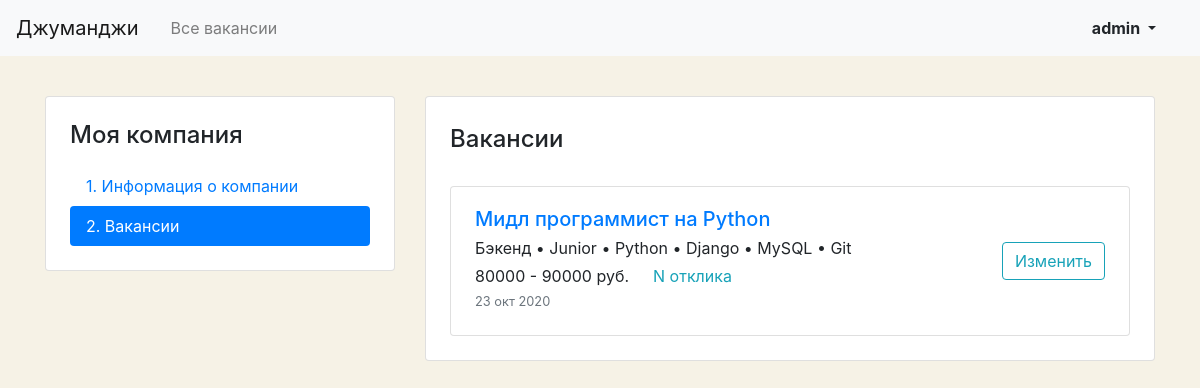
The app's page /mycompany/vacancies (signed in), older data.
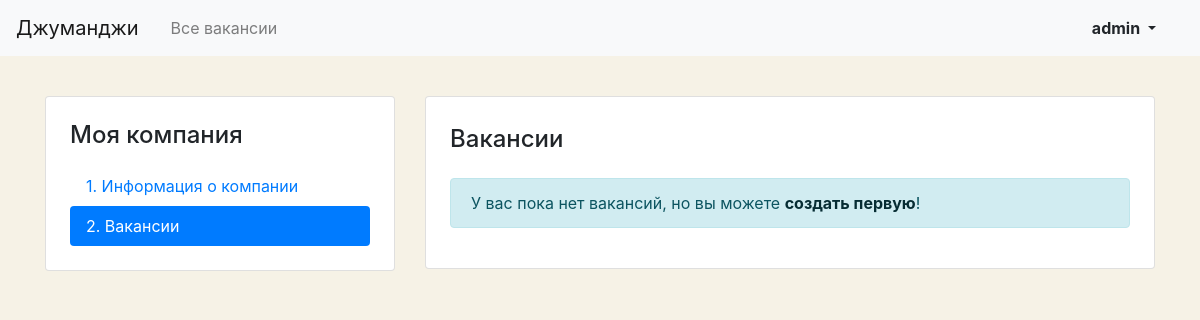
The same page, newer data.
### vacancies/models.py (models this page shows, shortened)
class Vacancy(models.Model):
    title = models.CharField(max_length=100)
    specialty = models.ForeignKey(Specialty, on_delete=models.CASCADE, related_name='vacancies')
    company = models.ForeignKey(Company, on_delete=models.CASCADE, related_name='vacancies')
    skills = models.CharField(max_length=100)
    description = models.TextField(max_length=200)
    salary_min = models.DecimalField(decimal_places=2, max_digits=15)
    salary_max = models.DecimalField(decimal_places=2, max_digits=15)
    published_at = models.DateField(auto_now=True)

class Specialty(models.Model):
    code = models.SlugField(unique=True)
    title = models.CharField(max_length=100)
    picture = models.ImageField(upload_to=MEDIA_SPECIALITY_IMAGE_DIR)

### vacancies/views.py (the view)
# urls.py: path('mycompany/vacancies', views.UserCompanyVacanciesView.as_view(), name='user_company_vacancies'),
class UserCompanyVacanciesView(TemplateView):
    template_name = 'vacancies/vacancy-list.html'
    def get_context_data(self, **kwargs):
        context = super(UserCompanyVacanciesView, self).get_context_data(**kwargs)
        user = self.request.user
        company = Company.objects.filter(owner=user).first()
        if company is None:
            raise Http404
        vacancies = Vacancy.objects.filter(company=company).all()
        context['company'] = company
        context['vacancies'] = vacancies
        context['title_left'] = 'Моя компания | Вакансии'
        return context

### vacancies/context_processors.py (called while the page is built)
def common_data(request):
    return {
        "title": "Джуманджи",
    }

### vacancies/templates/vacancies/vacancy-list.html
{% extends "vacancies/base.html" %}
{% block content %}
  <main class="container mt-3 pb-5">
    <div class="row mt-5">
      <div class="col-12 col-lg-4 mt-5">
        <aside class="pt-3 pb-4 px-4 mb-5 card">
          <h1 class="h4 pt-2 pb-2">Моя компания</h1>
          <div class="nav flex-column nav-pills" id="v-pills-tab" role="tablist" aria-orientation="vertical">
            <a class="nav-link" href="{% url 'user_company' %}">1. Информация о&nbsp;компании</a>
            <a class="nav-link active" href="#">2. Вакансии</a>
          </div>
        </aside>
      </div>
      <div class="col-12 col-lg-8 mt-5">
        <div class="card">
          <div class="card-body px-4 pb-4">
            <section class="tab-pane fade show active">
              <h2 class="h4 pt-2 pb-3">Вакансии</h2>
              {% if not vacancies %}
              <div class="alert alert-info" role="alert">
                У вас пока нет вакансий, но вы можете <a href="{% url 'user_company_vacancy_create' %}" class="alert-link">создать первую</a>!
              </div>
              {% else %}
              {% for vacancy in vacancies %}
              <div class="card mt-3">
                <div class="card-body px-4">
                  <div class="row align-items-center">
                    <div class="col-6 col-lg-8">
                      <a href="{% url 'vacancy_info' vacancy.id %}" class="mb-1 h5">{{ vacancy.title }}</a>
                      <p class="my-1">{{ vacancy.specialty.title }} • Junior • Python • Django • MySQL • Git</p>
                      <div class="my-1">
                        <span class="mr-4">{{ vacancy.salary_min|floatformat }} -  {{ vacancy.salary_max|floatformat }} руб.</span><a href="#" class="text-info">N отклика</a>
                        <div class="text-muted pt-1 small">{{ vacancy.published_at|date:"d b Y" }}</div>
                      </div>
                    </div>
                    <div class="col-6 col-lg-4 text-right">
                      <a href="#" class="btn btn-outline-info">Изменить</a>
                    </div>
                  </div>
                </div>
              </div>
              {% endfor %}
              {% endif %}
            </section>
          </div>
        </div>
      </div>
    </div>
  </main>
{% endblock content %}

### vacancies/templates/vacancies/base.html (shortened to what this page needs)
<!DOCTYPE html>
<html lang="ru">
<head>
  <link rel="stylesheet" href="https://stackpath.bootstrapcdn.com/bootstrap/4.3.1/css/bootstrap.min.css">
</head>
<body>
  <header class="container mt-3">
    <nav class="navbar navbar-expand-lg navbar-light bg-light fixed-top">
      <a class="navbar-brand mr-4" href="{% url 'main' %}">{{ title }}</a>
      <div class="collapse navbar-collapse justify-content-between" id="navbarNav">
        <ul class="navbar-nav col-10">
          <li class="nav-item">
            <a class="nav-link" href="{% url 'all_vacancies' %}">Все вакансии</a>
          </li>
        </ul>
        <ul class="navbar-nav col-2 justify-content-end">
          <li class="nav-item active">
            {% if user.is_authenticated %}
            <div class="btn-group">
              <button type="button" class="btn dropdown-toggle font-weight-bold" data-toggle="dropdown" aria-haspopup="true" aria-expanded="false">
                {{ user.get_full_name|default:user.username }}
              </button>
            </div>
            {% else %}
            <a href="{% url 'login' %}" class="nav-link font-weight-bold">Вход</a>
            {% endif %}
          </li>
        </ul>
      </div>
    </nav>
  </header>
  {% block content %}{% endblock %}
</body>
</html>

### vacancies/templates/vacancies/base.html (style rules this page uses)
body { background-color: #F6F2E6; }

Row changes from the older to the newer data that the page shows:
no longer on this page (row edited): Vacancy: title "Мидл программист на Python", specialty "Бэкенд", salary_min "80000", salary_max "90000", published_at "23 окт 2020"
Text that changed along with them:
text now shown: "У вас пока нет вакансий, но вы можете создать первую !"
